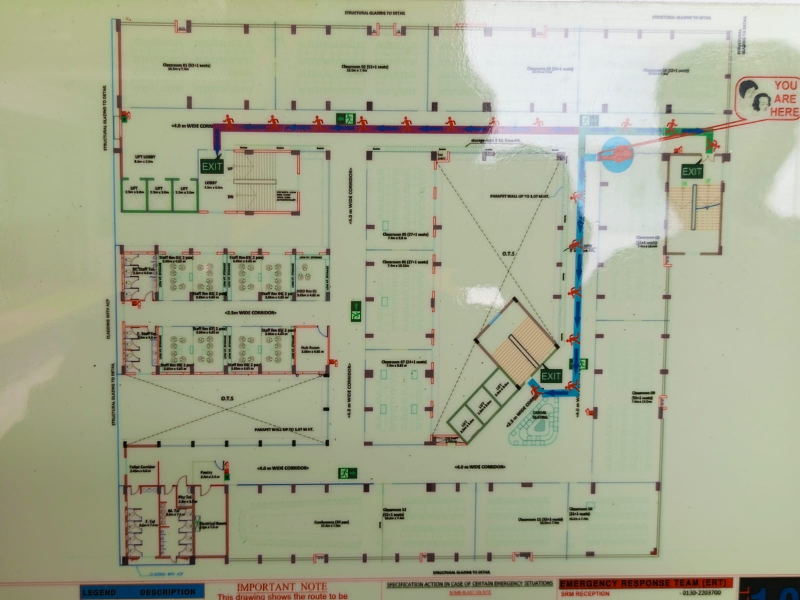
#> input picture backend/data/maps/originals/floorplan_photo_1.jpg, 1600 x 1200 px (shown at 1/2 size)
$ python -i mapimage.py   (imports and definitions only)
#> lines starting #> are read from the running program, lines starting #| are printed output that depends on the picture; after the words box and inside, x2 and y2 are one past the last pixel; in counts of white or black regions, pixels touching at a corner belong together
"""Floor-plan image preparation (perspective rectification) and assisted feature detection."""
from __future__ import annotations

from pathlib import Path

import cv2
import numpy as np


def rectify(src: Path, dst: Path, corners: list[list[float]] | None, rotate: int, out_width: int) -> tuple[int, int]:
    """Warp the quadrilateral `corners` (TL, TR, BR, BL in source pixels) to an upright rectangle.

    Without corners, the photo is used as-is (only rotated). Returns (width, height).
    """
    img = cv2.imread(str(src), cv2.IMREAD_COLOR)
    if img is None:
        raise ValueError("cannot read source image")
    if corners:
        q = np.array(corners, dtype=np.float32)
        if q.shape != (4, 2):
            raise ValueError("corners must be four [x, y] points: TL, TR, BR, BL")
        h0, w0 = img.shape[:2]
        if (q[:, 0] < 0).any() or (q[:, 1] < 0).any() or (q[:, 0] > w0).any() or (q[:, 1] > h0).any():
            raise ValueError("corners must lie inside the source image")
        top = np.linalg.norm(q[1] - q[0])
        bottom = np.linalg.norm(q[2] - q[3])
        left = np.linalg.norm(q[3] - q[0])
        right = np.linalg.norm(q[2] - q[1])
        w, h = (top + bottom) / 2, (left + right) / 2
        if w < 50 or h < 50:
            raise ValueError("selected area is too small")
        out_w = int(out_width)
        out_h = int(round(out_w * h / w))
        target = np.array([[0, 0], [out_w - 1, 0], [out_w - 1, out_h - 1], [0, out_h - 1]], dtype=np.float32)
        m = cv2.getPerspectiveTransform(q, target)
        img = cv2.warpPerspective(img, m, (out_w, out_h), flags=cv2.INTER_CUBIC, borderMode=cv2.BORDER_REPLICATE)
    rot = {0: None, 90: cv2.ROTATE_90_CLOCKWISE, 180: cv2.ROTATE_180, 270: cv2.ROTATE_90_COUNTERCLOCKWISE}[rotate]
    if rot is not None:
        img = cv2.rotate(img, rot)
    dst.parent.mkdir(parents=True, exist_ok=True)
    cv2.imwrite(str(dst), img, [cv2.IMWRITE_JPEG_QUALITY, 92])
    return img.shape[1], img.shape[0]


def detect_exit_signs(path: Path) -> list[dict]:
    """Propose locations of the dark-green 'EXIT' boxes printed on evacuation plans.

    Colour + shape heuristic only; every result is a draft that an administrator must confirm.
    """
    img = cv2.imread(str(path), cv2.IMREAD_COLOR)
#> img is the input picture: shape (1200, 1600, 3); mean B, G, R 144.3, 169.3, 165.7
    if img is None:
        return []
    h, w = img.shape[:2]
#> h = 1200; w = 1600
    hsv = cv2.cvtColor(img, cv2.COLOR_BGR2HSV)
#> hsv: shape (1200, 1600, 3); mean H, S, V 40, 48.4, 172.5
    mask = cv2.inRange(hsv, (45, 60, 10), (95, 255, 115))
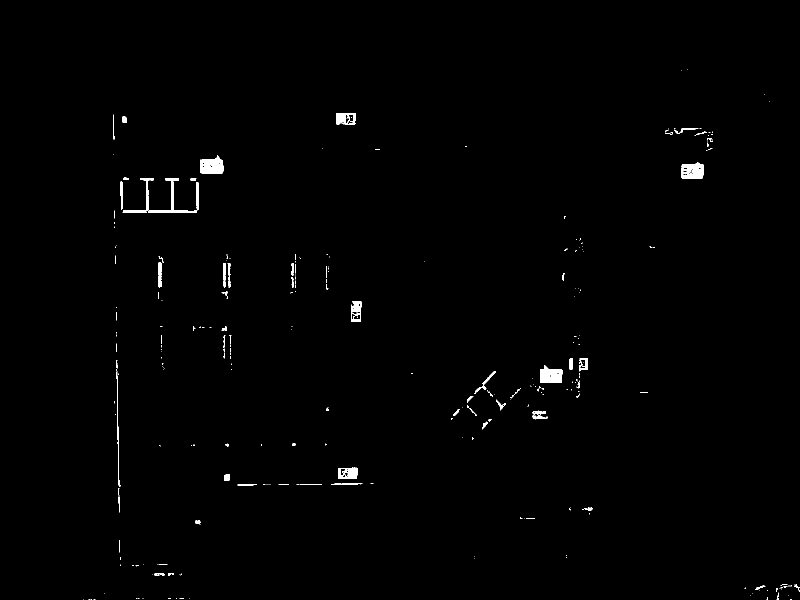
#> mask: shape (1200, 1600) (shown at 1/2 size); 0.68% white; 288 white regions (211 under 20 px), largest, box (x1, y1, x2, y2) and area: (400, 311, 447, 348) 1271, (1081, 730, 1125, 766) 1189, (1363, 325, 1407, 357) 1161
    mask = cv2.morphologyEx(mask, cv2.MORPH_CLOSE, np.ones((5, 5), np.uint8))
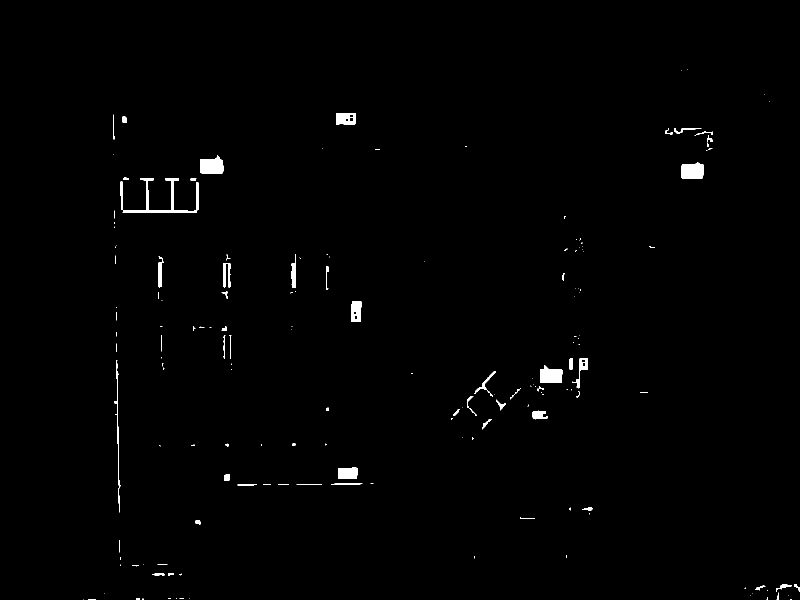
#> mask: shape (1200, 1600) (shown at 1/2 size); 0.77% white; 169 white regions (102 under 20 px)
    contours, _ = cv2.findContours(mask, cv2.RETR_EXTERNAL, cv2.CHAIN_APPROX_SIMPLE)
#> contours = 169 contours, 121 with area under 20; largest, box (x1, y1, x2, y2) and area: (245, 356, 398, 426) 1362, (400, 311, 447, 348) 1285, (1363, 325, 1407, 357) 1200, (1081, 730, 1125, 766) 1176, (672, 226, 712, 250) 830
    out = []
    img_area = w * h
#> img_area = 1920000
    for c in contours:
        x, y, bw, bh = cv2.boundingRect(c)
        area = bw * bh
        if not (img_area * 0.0004 <= area <= img_area * 0.006):
            continue
        aspect = bw / max(bh, 1)
        fill = cv2.contourArea(c) / max(area, 1)
        if fill < 0.7 or not (0.4 <= aspect <= 2.2):
            continue
        # Square-ish boxes are the large "EXIT" labels at stair doors; elongated ones are
        # the running-man direction signs along corridors.
        label = "EXIT label" if 1.0 <= aspect <= 1.45 and area >= img_area * 0.0006 else "Exit direction sign"
        out.append({"x": (x + bw / 2) / w, "y": (y + bh / 2) / h, "score": round(fill, 2), "label": label,
                    "bbox": [x / w, y / h, bw / w, bh / h]})
#> this loop made 169 passes
#> (x, y, bw, bh, area) on passes 15, 18, 19: (1553, 1185, 5, 15, 75), (1510, 1171, 21, 10, 210), (1589, 1168, 11, 16, 176)
#> after the loop, out = 6 items
    return sorted(out, key=lambda d: (d["label"] != "EXIT label", -d["score"]))

>>> result = detect_exit_signs('../data/maps/originals/floorplan_photo_1.jpg')
#> result = 6 items

$ run again, on backend/data/maps/originals/floorplan_photo_2.jpg
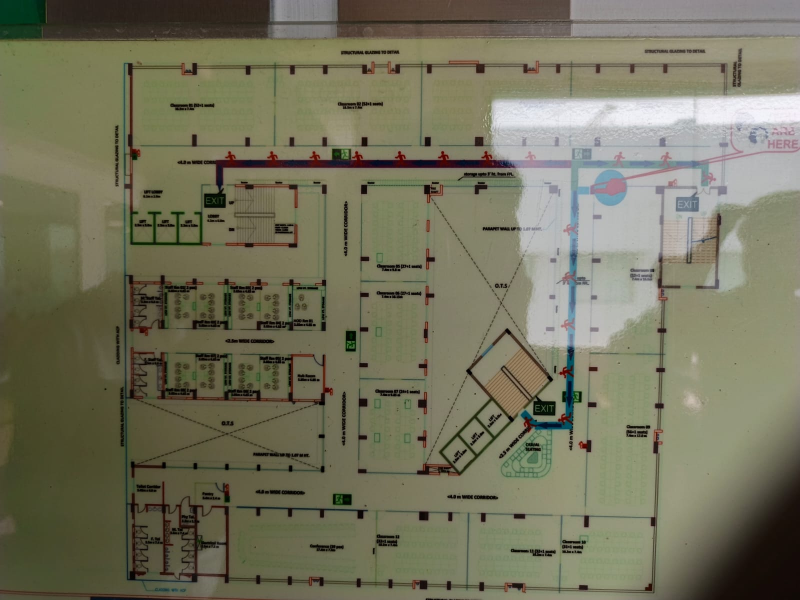
#> input picture backend/data/maps/originals/floorplan_photo_2.jpg, 1600 x 1200 px (shown at 1/2 size)
#> in detect_exit_signs, img is the input picture: shape (1200, 1600, 3); mean B, G, R 93.1, 115.2, 116.5
#> hsv: shape (1200, 1600, 3); mean H, S, V 36.8, 67.9, 118.9
#> in detect_exit_signs, `mask = cv2.inRange(hsv, (45, 60, 10), (95, 255, 115))`:
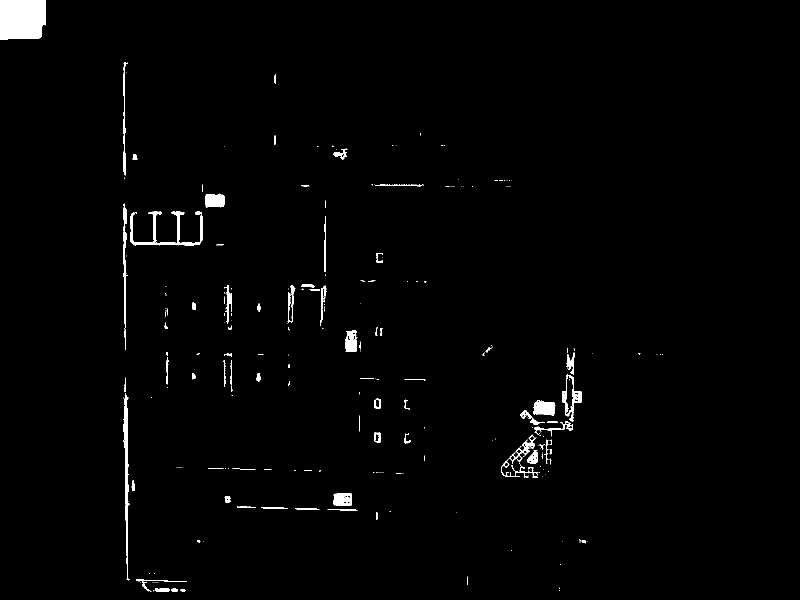
#> mask: shape (1200, 1600) (shown at 1/2 size); 1.3% white; 292 white regions (215 under 20 px), largest, box (x1, y1, x2, y2) and area: (0, 0, 92, 80) 6926, (260, 423, 405, 491) 2063, (247, 786, 260, 1161) 1722
#> in detect_exit_signs, `mask = cv2.morphologyEx(mask, cv2.MORPH_CLOSE, np.ones((5, 5), np.uint..`:
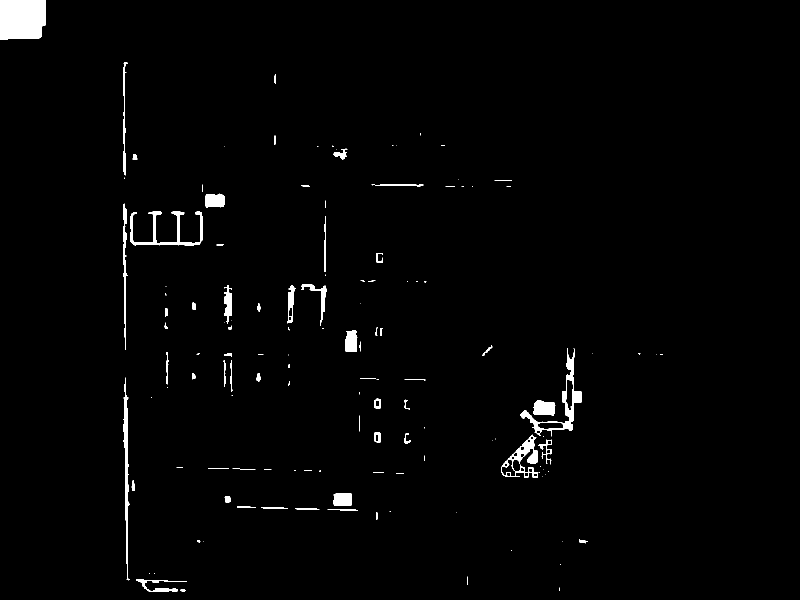
#> mask: shape (1200, 1600) (shown at 1/2 size); 1.5% white; 131 white regions (70 under 20 px)
#> contours = 131 contours, 79 with area under 20; largest, box (x1, y1, x2, y2) and area: (0, 0, 92, 80) 6764, (1041, 696, 1164, 873) 3698, (1002, 869, 1076, 955) 2460, (260, 423, 405, 491) 1752, (247, 755, 260, 1161) 1528
#> the loop in detect_exit_signs, `for c in contours:` made 131 passes
#> (x, y, bw, bh, area) on passes 1, 11, 12, 16, 17, 18, 19, 20: (361, 1178, 10, 6, 60), (395, 1080, 6, 5, 30), (1159, 1078, 17, 9, 153), (655, 1018, 61, 3, 183), (590, 1016, 49, 3, 147), (522, 1014, 53, 4, 212), (474, 1013, 38, 3, 114), (449, 993, 12, 12, 144)
#> after the loop in detect_exit_signs, `for c in contours:`: out = 5 items

$ run again, on backend/data/maps/originals/floorplan_photo_4.jpg
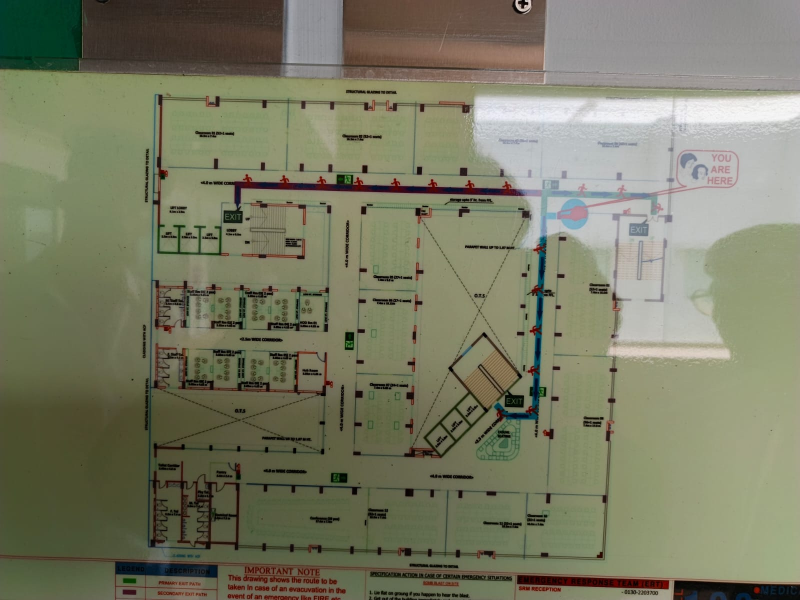
#> input picture backend/data/maps/originals/floorplan_photo_4.jpg, 1600 x 1200 px (shown at 1/2 size)
#> in detect_exit_signs, img is the input picture: shape (1200, 1600, 3); mean B, G, R 100.7, 123.4, 121.9
#> hsv: shape (1200, 1600, 3); mean H, S, V 40.7, 65.7, 126.8
#> in detect_exit_signs, `mask = cv2.inRange(hsv, (45, 60, 10), (95, 255, 115))`:
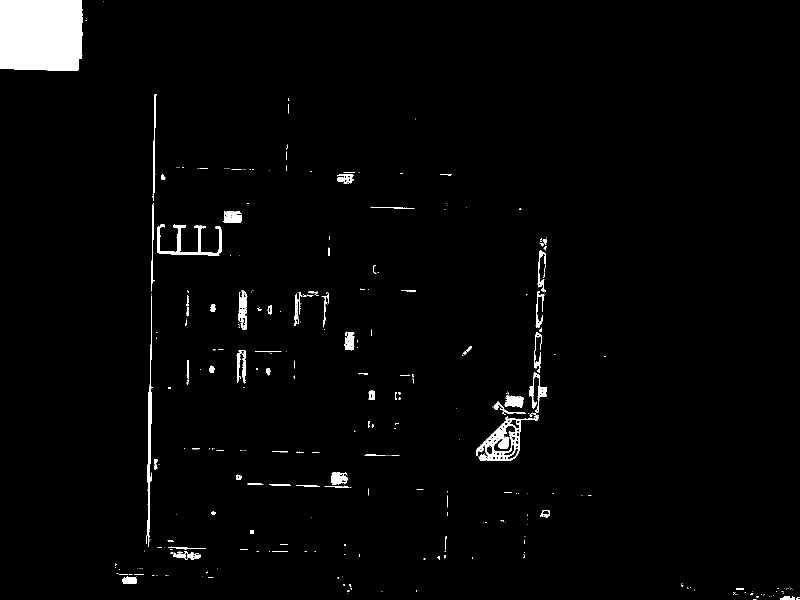
#> mask: shape (1200, 1600) (shown at 1/2 size); 2.2% white; 378 white regions (292 under 20 px), largest, box (x1, y1, x2, y2) and area: (0, 0, 165, 142) 22853, (952, 825, 1077, 922) 3236, (314, 449, 444, 511) 2038
#> in detect_exit_signs, `mask = cv2.morphologyEx(mask, cv2.MORPH_CLOSE, np.ones((5, 5), np.uint..`:
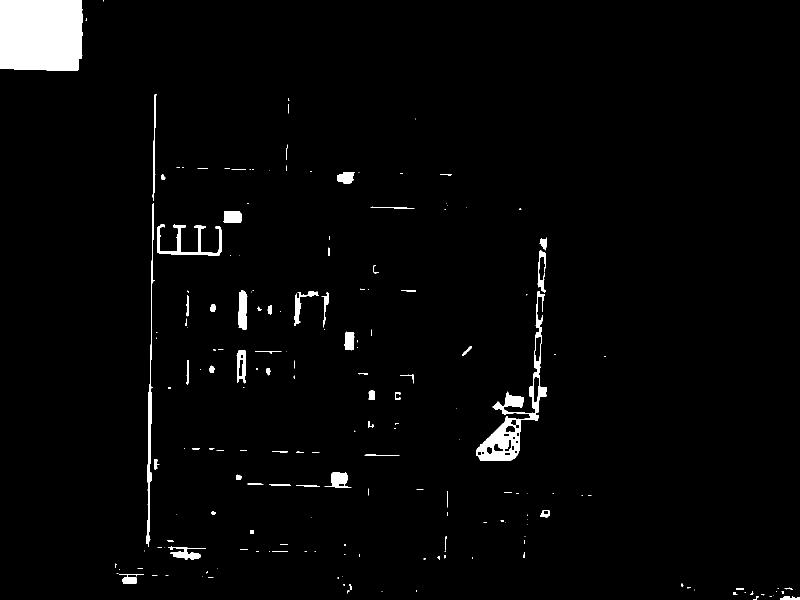
#> mask: shape (1200, 1600) (shown at 1/2 size); 2.5% white; 188 white regions (116 under 20 px)
#> contours = 188 contours, 141 with area under 20; largest, box (x1, y1, x2, y2) and area: (0, 0, 165, 142) 22557, (952, 582, 1093, 922) 8888, (314, 449, 444, 511) 1689, (292, 406, 309, 1094) 1560, (476, 580, 495, 660) 1082
#> the loop in detect_exit_signs, `for c in contours:` made 188 passes
#> (x, y, bw, bh, area) on passes 1, 3, 8: (1560, 1192, 40, 8, 320), (1506, 1192, 11, 8, 88), (1466, 1184, 9, 6, 54)
#> after the loop in detect_exit_signs, `for c in contours:`: out = 1 item
